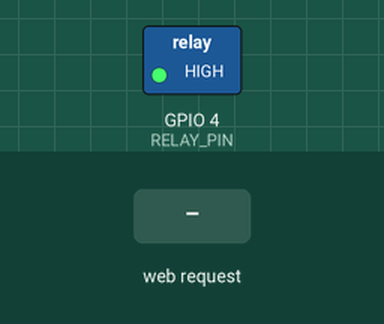
Simulated run of this program. Board: Seeed XIAO ESP32-C3. On the bench: switched loads named in the program (green lamp = pin HIGH). The test bench sets the inputs (shaded band). WiFi joins after 1.5 s; servers stay silent unless stated; not simulated (calls return 0 or success): secrets.h; what the program prints to the serial monitor is not drawn.

Above: at 2.9 s.
3.0 s: HTTP request GET /on received
At 3.9 s:
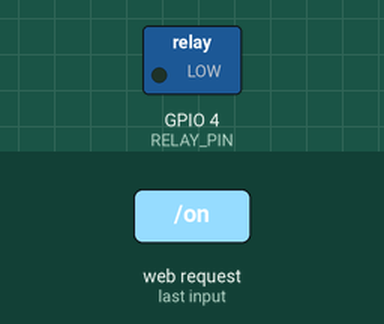
4.5 s: HTTP request GET /off received
At 5.0 s:
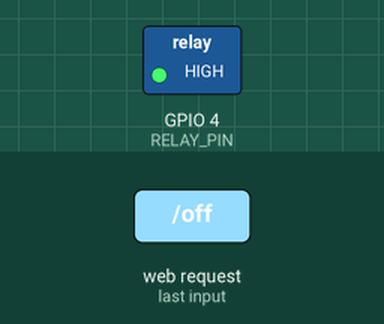
Timing chart, 0 to 7.5 s (numbered marks = the images above; inputs shaded):
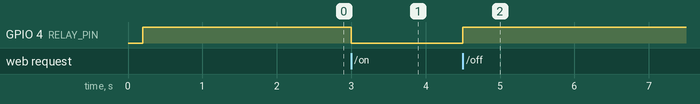

The program:

main.cpp
```cpp
#include <WiFi.h>
#include <WebServer.h>
#include "secrets.h"

const char *ssid = WIFI_SSID;
const char *pass = WIFI_PASS;

WebServer server(80);

const int RELAY_PIN = 4;
const bool ACTIVE_LOW = true;

bool relayOn = false;

void writeRelayPin(bool on)
{
  if (ACTIVE_LOW)
  {
    digitalWrite(RELAY_PIN, on ? LOW : HIGH);
  }
  else
  {
    digitalWrite(RELAY_PIN, on ? HIGH : LOW);
  }
}

void setRelay(bool on)
{
  relayOn = on;
  writeRelayPin(on);
}

void handleRoot()
{
  server.send(200, "text/plain", "LightControl ESP32\nUse /on /off /status");
}

void handleOn()
{
  Serial.println("[HTTP] /on");
  setRelay(true);
  server.send(200, "application/json", "{\"relay\":\"on\"}");
}

void handleOff()
{
  Serial.println("[HTTP] /off");
  setRelay(false);
  server.send(200, "application/json", "{\"relay\":\"off\"}");
}

void handleStatus()
{
  server.send(200, "application/json",
              relayOn ? "{\"relay\":\"on\"}" : "{\"relay\":\"off\"}");
}

void handleNotFound()
{
  server.send(404, "text/plain", "404 Not Found");
}

void setup()
{
  Serial.begin(115200);
  delay(200);


  pinMode(RELAY_PIN, OUTPUT);

  digitalWrite(RELAY_PIN, ACTIVE_LOW ? HIGH : LOW);
  relayOn = false;

  WiFi.mode(WIFI_STA);
  WiFi.begin(ssid, pass);

  Serial.print("Connecting");
  while (WiFi.status() != WL_CONNECTED)
  {
    delay(300);
    Serial.print(".");
  }

  Serial.println();
  Serial.print("Connected. IP: ");
  Serial.println(WiFi.localIP());

  server.on("/", handleRoot);
  server.on("/on", handleOn);
  server.on("/off", handleOff);
  server.on("/status", handleStatus);
  server.onNotFound(handleNotFound);

  server.begin();
  Serial.println("HTTP server started");
}

void loop()
{
  server.handleClient();
}
```

Measured:
- after the input at 3.0 s, GPIO 4 (RELAY_PIN): HIGH → LOW at once
- after the input at 4.5 s, GPIO 4 (RELAY_PIN): LOW → HIGH at once
